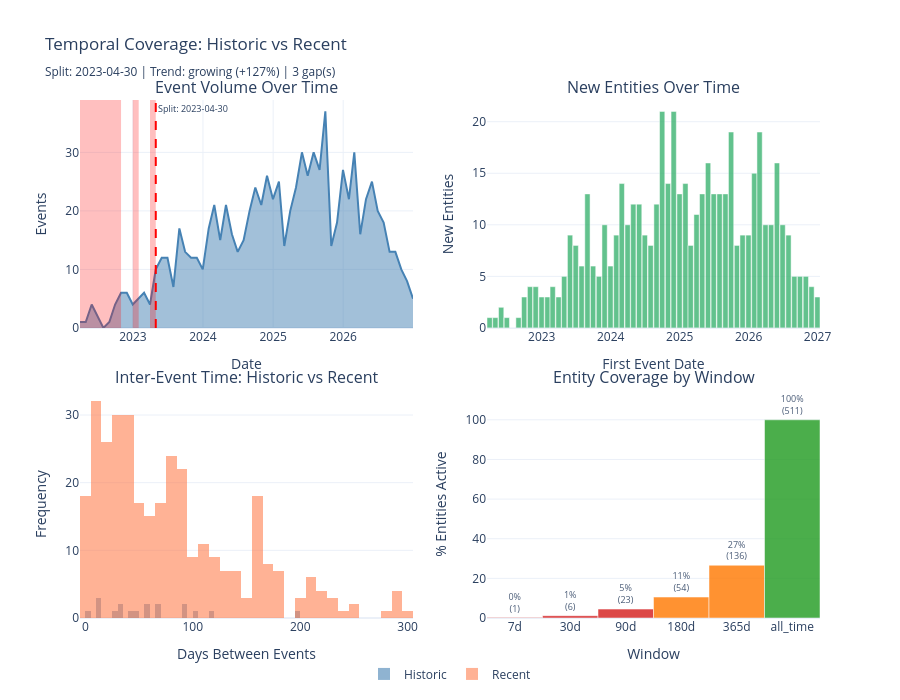

The cell this chart's notebook holds for it:
### Markdown cell above
## 1a.6 Create Analysis Views (Historic + Recent)

**Understanding Temporal Stratification**

Splitting data into time periods reveals whether patterns are stable or evolving:
- **Historic**: older data establishing baseline behavior
- **Recent**: newer data showing current regime
- **Divergence** between periods signals concept drift or population shift

Interpreting Period Comparisons:

| Signal | Stable (H ≈ R) | Shifting (H ≠ R) |
|--------|----------------|-------------------|
| Event volume | Consistent population | Growth or decline wave |
| Entity arrivals | Steady acquisition | Acceleration or saturation |
| Inter-event gaps | Uniform cadence | Engagement regime change |
| Data gaps | Known quality | Emerging coverage issues |

Reading Inter-Event Time:
- Median gap = typical engagement cadence
- Mean >> Median (ratio > 1.5) = heavy right skew, long tail of inactive entities
- IQR > Median = high variability across entities
- Period shift in median gap = engagement regime change

Stratification vs Segmentation:
- Stratification = time-based split (when events happened)
- Segmentation = entity-based split (who the entities are)

### Code cell
from customer_retention.core.compat import safe_to_datetime
from customer_retention.stages.profiling import analyze_temporal_coverage, derive_drift_implications

df_temp = df.copy()
df_temp[TIME_COLUMN] = safe_to_datetime(df_temp[TIME_COLUMN])

coverage_result = analyze_temporal_coverage(df_temp, ENTITY_COLUMN, TIME_COLUMN)
drift = derive_drift_implications(coverage_result)

midpoint = coverage_result.first_event + (coverage_result.last_event - coverage_result.first_event) / 2
split_date = drift.recommended_training_start or midpoint
historic_mask = df_temp[TIME_COLUMN] < split_date


def _inter_event_days(data):
    result = []
    for _, group in data.groupby(ENTITY_COLUMN):
        if len(group) < 2:
            continue
        result.extend(group[TIME_COLUMN].sort_values().diff().dropna().dt.total_seconds() / 86400)
    return result


inter_event_times = _inter_event_days(df_temp)
inter_event_series = native_pd.Series(inter_event_times) if inter_event_times else native_pd.Series(dtype=float)
historic_iet = native_pd.Series(_inter_event_days(df_temp[historic_mask])) if historic_mask.any() else native_pd.Series(dtype=float)
recent_iet = native_pd.Series(_inter_event_days(df_temp[~historic_mask])) if (~historic_mask).any() else native_pd.Series(dtype=float)

fig = make_subplots(
    rows=2, cols=2,
    subplot_titles=["Event Volume Over Time", "New Entities Over Time",
                    "Inter-Event Time: Historic vs Recent", "Entity Coverage by Window"],
    vertical_spacing=0.12, horizontal_spacing=0.10,
)

fig.add_trace(go.Scatter(
    x=coverage_result.events_over_time.index, y=coverage_result.events_over_time.to_numpy(),
    mode="lines", fill="tozeroy", line_color="steelblue", showlegend=False,
), row=1, col=1)
fig.add_vline(x=split_date.isoformat(), line_dash="dash", line_color="red", row=1, col=1)
fig.add_annotation(x=split_date.isoformat(), y=1, yref="y domain",
                   text=f"Split: {split_date.strftime('%Y-%m-%d')}",
                   showarrow=False, font=dict(size=9), xanchor="left", yanchor="top",
                   row=1, col=1)

for gap in coverage_result.gaps:
    severity_colors = {"minor": "rgba(255,165,0,0.15)", "moderate": "rgba(255,100,0,0.25)",
                       "major": "rgba(255,0,0,0.25)"}
    fig.add_vrect(x0=gap.start.isoformat(), x1=gap.end.isoformat(),
                  fillcolor=severity_colors[gap.severity], line_width=0, row=1, col=1)

fig.add_trace(go.Bar(
    x=coverage_result.new_entities_over_time.index, y=coverage_result.new_entities_over_time.to_numpy(),
    marker_color="mediumseagreen", opacity=0.8, showlegend=False,
), row=1, col=2)

if len(historic_iet) > 0:
    fig.add_trace(go.Histogram(
        x=historic_iet[historic_iet <= historic_iet.quantile(0.99)], nbinsx=40,
        name="Historic", marker_color="steelblue", opacity=0.6,
    ), row=2, col=1)
if len(recent_iet) > 0:
    fig.add_trace(go.Histogram(
        x=recent_iet[recent_iet <= recent_iet.quantile(0.99)], nbinsx=40,
        name="Recent", marker_color="coral", opacity=0.6,
    ), row=2, col=1)

cov = [(c.window, c.coverage_pct * 100, c.active_entities) for c in coverage_result.entity_window_coverage]
fig.add_trace(go.Bar(
    x=[c[0] for c in cov], y=[c[1] for c in cov], showlegend=False,
    marker_color=["#2ca02c" if p >= 50 else "#ff7f0e" if p >= 10 else "#d62728" for _, p, _ in cov],
    opacity=0.85, text=[f"{p:.0f}%<br>({n:,})" for _, p, n in cov],
    textposition="outside", textfont_size=9,
), row=2, col=2)

trend_label = f"{coverage_result.volume_trend} ({coverage_result.volume_change_pct:+.0%})"
gap_label = f" | {len(coverage_result.gaps)} gap(s)" if coverage_result.gaps else ""
fig.update_layout(
    template="plotly_white", height=700, barmode="overlay",
    title=(f"Temporal Coverage: Historic vs Recent<br><sub>"
           f"Split: {split_date.strftime('%Y-%m-%d')} | Trend: {trend_label}{gap_label}</sub>"),
    legend=dict(orientation="h", yanchor="top", y=-0.08, xanchor="center", x=0.5),
    margin=dict(b=70),
)
fig.update_xaxes(title_text="Date", row=1, col=1)
fig.update_xaxes(title_text="First Event Date", row=1, col=2)
fig.update_xaxes(title_text="Days Between Events", row=2, col=1)
fig.update_xaxes(title_text="Window", row=2, col=2)
fig.update_yaxes(title_text="Events", row=1, col=1)
fig.update_yaxes(title_text="New Entities", row=1, col=2)
fig.update_yaxes(title_text="Frequency", row=2, col=1)
fig.update_yaxes(title_text="% Entities Active", range=[0, 115], row=2, col=2)
display_figure(fig)

### Figure 1 — Plotly figure (JSON) as saved in the notebook; plotly's stock layout.template omitted (floating-point values rounded to 4 significant figures; data arrays with more than 128 entries replaced by an {"elided": "..."} marker saying what was removed)
{"data": [{"fill": "tozeroy", "line": {"color": "steelblue"}, "mode": "lines", "showlegend": false, "type": "scatter", "x": ["2022-03-31T00:00:00", "2022-04-30T00:00:00", "2022-05-31T00:00:00", "2022-06-30T00:00:00", "2022-07-31T00:00:00", "2022-08-31T00:00:00", "2022-09-30T00:00:00", "2022-10-31T00:00:00", "2022-11-30T00:00:00", "2022-12-31T00:00:00", "2023-01-31T00:00:00", "2023-02-28T00:00:00", "2023-03-31T00:00:00", "2023-04-30T00:00:00", "2023-05-31T00:00:00", "2023-06-30T00:00:00", "2023-07-31T00:00:00", "2023-08-31T00:00:00", "2023-09-30T00:00:00", "2023-10-31T00:00:00", "2023-11-30T00:00:00", "2023-12-31T00:00:00", "2024-01-31T00:00:00", "2024-02-29T00:00:00", "2024-03-31T00:00:00", "2024-04-30T00:00:00", "2024-05-31T00:00:00", "2024-06-30T00:00:00", "2024-07-31T00:00:00", "2024-08-31T00:00:00", "2024-09-30T00:00:00", "2024-10-31T00:00:00", "2024-11-30T00:00:00", "2024-12-31T00:00:00", "2025-01-31T00:00:00", "2025-02-28T00:00:00", "2025-03-31T00:00:00", "2025-04-30T00:00:00", "2025-05-31T00:00:00", "2025-06-30T00:00:00", "2025-07-31T00:00:00", "2025-08-31T00:00:00", "2025-09-30T00:00:00", "2025-10-31T00:00:00", "2025-11-30T00:00:00", "2025-12-31T00:00:00", "2026-01-31T00:00:00", "2026-02-28T00:00:00", "2026-03-31T00:00:00", "2026-04-30T00:00:00", "2026-05-31T00:00:00", "2026-06-30T00:00:00", "2026-07-31T00:00:00", "2026-08-31T00:00:00", "2026-09-30T00:00:00", "2026-10-31T00:00:00", "2026-11-30T00:00:00", "2026-12-31T00:00:00"], "xaxis": "x", "y": [1, 1, 4, 2, 0, 1, 4, 6, 6, 4, 5, 6, 4, 10, 12, 12, 7, 17, 13, 12, 12, 10, 17, 21, 15, 21, 16, 13, 15, 20, 24, 21, 26, 22, 25, 14, 20, 24, 30, 26, 30, 27, 37, 14, 18, 27, 22, 30, 16, 22, 25, 20, 18, 13, 13, 10, 8, 5], "yaxis": "y"}, {"marker": {"color": "mediumseagreen"}, "opacity": 0.8, "showlegend": false, "type": "bar", "x": ["2022-03-31T00:00:00", "2022-04-30T00:00:00", "2022-05-31T00:00:00", "2022-06-30T00:00:00", "2022-07-31T00:00:00", "2022-08-31T00:00:00", "2022-09-30T00:00:00", "2022-10-31T00:00:00", "2022-11-30T00:00:00", "2022-12-31T00:00:00", "2023-01-31T00:00:00", "2023-02-28T00:00:00", "2023-03-31T00:00:00", "2023-04-30T00:00:00", "2023-05-31T00:00:00", "2023-06-30T00:00:00", "2023-07-31T00:00:00", "2023-08-31T00:00:00", "2023-09-30T00:00:00", "2023-10-31T00:00:00", "2023-11-30T00:00:00", "2023-12-31T00:00:00", "2024-01-31T00:00:00", "2024-02-29T00:00:00", "2024-03-31T00:00:00", "2024-04-30T00:00:00", "2024-05-31T00:00:00", "2024-06-30T00:00:00", "2024-07-31T00:00:00", "2024-08-31T00:00:00", "2024-09-30T00:00:00", "2024-10-31T00:00:00", "2024-11-30T00:00:00", "2024-12-31T00:00:00", "2025-01-31T00:00:00", "2025-02-28T00:00:00", "2025-03-31T00:00:00", "2025-04-30T00:00:00", "2025-05-31T00:00:00", "2025-06-30T00:00:00", "2025-07-31T00:00:00", "2025-08-31T00:00:00", "2025-09-30T00:00:00", "2025-10-31T00:00:00", "2025-11-30T00:00:00", "2025-12-31T00:00:00", "2026-01-31T00:00:00", "2026-02-28T00:00:00", "2026-03-31T00:00:00", "2026-04-30T00:00:00", "2026-05-31T00:00:00", "2026-06-30T00:00:00", "2026-07-31T00:00:00", "2026-08-31T00:00:00", "2026-09-30T00:00:00", "2026-10-31T00:00:00", "2026-11-30T00:00:00", "2026-12-31T00:00:00"], "xaxis": "x2", "y": [1, 1, 2, 1, 0, 1, 3, 4, 4, 3, 3, 4, 3, 5, 9, 8, 6, 13, 6, 5, 10, 6, 9, 14, 10, 12, 12, 9, 8, 12, 21, 14, 21, 13, 14, 8, 11, 13, 16, 13, 13, 13, 19, 8, 9, 9, 15, 19, 10, 10, 16, 10, 9, 5, 5, 5, 4, 3], "yaxis": "y2"}, {"marker": {"color": "steelblue"}, "name": "Historic", "nbinsx": 40, "opacity": 0.6, "type": "histogram", "x": [197.7, 118.6, 94.07, 11.31, 102.0, 68.18, 3.52, 55.99, 48.37, 65.13, 11.44, 25.73, 93.74, 33.24, 31.42, 10.71, 42.69, 58.48], "xaxis": "x3", "yaxis": "y3"}, {"marker": {"color": "coral"}, "name": "Recent", "nbinsx": 40, "opacity": 0.6, "type": "histogram", "x": {"elided": "335 float values"}, "xaxis": "x3", "yaxis": "y3"}, {"marker": {"color": ["#d62728", "#d62728", "#d62728", "#ff7f0e", "#ff7f0e", "#2ca02c"]}, "opacity": 0.85, "showlegend": false, "text": ["0%<br>(1)", "1%<br>(6)", "5%<br>(23)", "11%<br>(54)", "27%<br>(136)", "100%<br>(511)"], "textfont": {"size": 9}, "textposition": "outside", "type": "bar", "x": ["7d", "30d", "90d", "180d", "365d", "all_time"], "xaxis": "x4", "y": [0.1957, 1.174, 4.501, 10.57, 26.61, 100.0], "yaxis": "y4"}], "layout": {"annotations": [{"font": {"size": 16}, "showarrow": false, "text": "Event Volume Over Time", "x": 0.225, "xanchor": "center", "xref": "paper", "y": 1.0, "yanchor": "bottom", "yref": "paper"}, {"font": {"size": 16}, "showarrow": false, "text": "New Entities Over Time", "x": 0.775, "xanchor": "center", "xref": "paper", "y": 1.0, "yanchor": "bottom", "yref": "paper"}, {"font": {"size": 16}, "showarrow": false, "text": "Inter-Event Time: Historic vs Recent", "x": 0.225, "xanchor": "center", "xref": "paper", "y": 0.44, "yanchor": "bottom", "yref": "paper"}, {"font": {"size": 16}, "showarrow": false, "text": "Entity Coverage by Window", "x": 0.775, "xanchor": "center", "xref": "paper", "y": 0.44, "yanchor": "bottom", "yref": "paper"}, {"font": {"size": 9}, "showarrow": false, "text": "Split: 2023-04-30", "x": "2023-04-30T00:00:00", "xanchor": "left", "xref": "x", "y": 1, "yanchor": "top", "yref": "y domain"}], "barmode": "overlay", "height": 700, "legend": {"orientation": "h", "x": 0.5, "xanchor": "center", "y": -0.08, "yanchor": "top"}, "margin": {"b": 70}, "shapes": [{"line": {"color": "red", "dash": "dash"}, "type": "line", "x0": "2023-04-30T00:00:00", "x1": "2023-04-30T00:00:00", "xref": "x", "y0": 0, "y1": 1, "yref": "y domain"}, {"fillcolor": "rgba(255,0,0,0.25)", "line": {"width": 0}, "type": "rect", "x0": "2022-03-31T00:00:00", "x1": "2022-10-31T00:00:00", "xref": "x", "y0": 0, "y1": 1, "yref": "y domain"}, {"fillcolor": "rgba(255,0,0,0.25)", "line": {"width": 0}, "type": "rect", "x0": "2022-12-31T00:00:00", "x1": "2023-01-31T00:00:00", "xref": "x", "y0": 0, "y1": 1, "yref": "y domain"}, {"fillcolor": "rgba(255,0,0,0.25)", "line": {"width": 0}, "type": "rect", "x0": "2023-03-31T00:00:00", "x1": "2023-04-30T00:00:00", "xref": "x", "y0": 0, "y1": 1, "yref": "y domain"}], "title": {"text": "Temporal Coverage: Historic vs Recent<br><sub>Split: 2023-04-30 | Trend: growing (+127%) | 3 gap(s)</sub>"}, "xaxis": {"anchor": "y", "domain": [0.0, 0.45], "title": {"text": "Date"}}, "xaxis2": {"anchor": "y2", "domain": [0.55, 1.0], "title": {"text": "First Event Date"}}, "xaxis3": {"anchor": "y3", "domain": [0.0, 0.45], "title": {"text": "Days Between Events"}}, "xaxis4": {"anchor": "y4", "domain": [0.55, 1.0], "title": {"text": "Window"}}, "yaxis": {"anchor": "x", "domain": [0.56, 1.0], "title": {"text": "Events"}}, "yaxis2": {"anchor": "x2", "domain": [0.56, 1.0], "title": {"text": "New Entities"}}, "yaxis3": {"anchor": "x3", "domain": [0.0, 0.44], "title": {"text": "Frequency"}}, "yaxis4": {"anchor": "x4", "domain": [0.0, 0.44], "range": [0, 115], "title": {"text": "% Entities Active"}}}}
